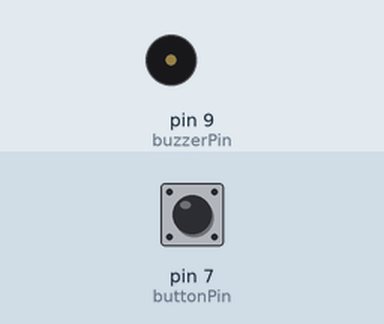
This sketch was run on a simulated Arduino Uno, built with avr-gcc and run on an emulated ATmega328P. Shown: buzzer (waves = sounding). The test bench sets the inputs (shaded band); at power-on: pin 7 (buttonPin) HIGH.

Above: at 1.2 s.
1.3 s: pin 7 (buttonPin) pulled LOW for 0.15 s
At 1.4 s:
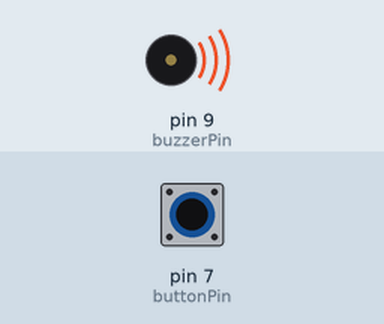
4.3 s: pin 7 (buttonPin) pulled LOW for 1 s
At 7.1 s:
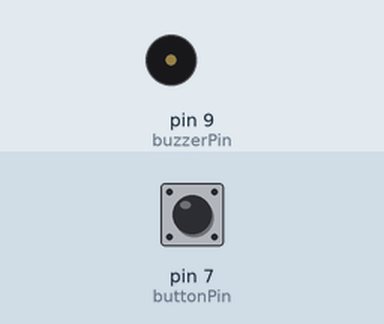
7.3 s: pin 7 (buttonPin) pulled LOW for 3.2 s
At 7.4 s:
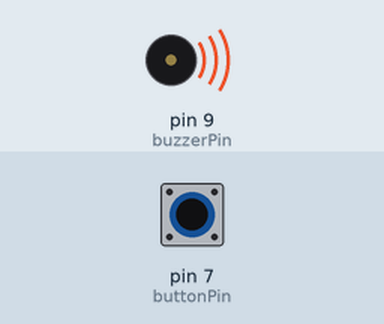
Timing chart, 0 to 13.4 s (numbered marks = the images above; inputs shaded):
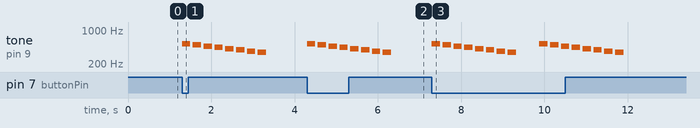

Measured:
- after the input at 1.3 s, tone on pin 9 (buzzerPin): plays 523 Hz for 0.20 s, 494 Hz for 0.20 s, 466 Hz for 0.20 s, 440 Hz for 0.20 s, 415 Hz for 0.20 s, 392 Hz for 0.20 s … (8 notes in this stretch), starting at once
- after the input at 4.3 s, tone on pin 9 (buzzerPin): plays 523 Hz for 0.20 s, 494 Hz for 0.20 s, 466 Hz for 0.20 s, 440 Hz for 0.20 s, 415 Hz for 0.20 s, 392 Hz for 0.20 s … (8 notes in this stretch), starting at once
- after the input at 7.3 s, tone on pin 9 (buzzerPin): plays 523 Hz for 0.20 s, 494 Hz for 0.20 s, 466 Hz for 0.20 s, 440 Hz for 0.20 s, 415 Hz for 0.20 s, 392 Hz for 0.20 s … (16 notes in this stretch), starting at once

The sketch:

buzzer.ino
```cpp
// Pin where the passive buzzer is connected
const int buzzerPin = 9;
// Pin where the button is connected
const int buttonPin = 7;

// Function to play a fail sound
void playFailSound() {
  // Frequencies for the fail sound
  int frequencies[] = {523, 494, 466, 440, 415, 392, 370, 349};
  int duration = 200; // Duration of each tone in milliseconds

  for (int i = 0; i < 8; i++) {
    tone(buzzerPin, frequencies[i], duration);
    delay(duration * 1.3); // Add a slight delay between tones
  }

  // Ensure the buzzer is off after the sequence
  noTone(buzzerPin);
}

void setup() {
  pinMode(buzzerPin, OUTPUT);
  pinMode(buttonPin, INPUT_PULLUP); // Initialize the button pin as input with internal pull-up resistor
}

void loop() {
  // Check if the button is pressed
  if (digitalRead(buttonPin) == LOW) {
    // Play the fail sound if the button is pressed
    playFailSound();

    // Add a delay to avoid continuous playback while the button is held down
    delay(500); // 0.5 seconds delay before checking the button again
  }
}
```
